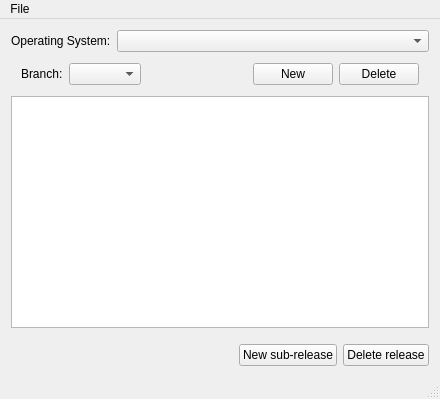
<?xml version="1.0" encoding="UTF-8"?>
<ui version="4.0">
 <class>MainWindow</class>
 <widget class="QMainWindow" name="MainWindow">
  <property name="geometry">
   <rect>
    <x>0</x>
    <y>0</y>
    <width>440</width>
    <height>399</height>
   </rect>
  </property>
  <property name="windowTitle">
   <string>Arduino Update Manager</string>
  </property>
  <widget class="QWidget" name="centralWidget">
   <layout class="QHBoxLayout" name="horizontalLayout_2">
    <item>
     <layout class="QVBoxLayout" name="mainLayout">
      <item>
       <layout class="QHBoxLayout" name="horizontalLayout_5">
        <property name="topMargin">
         <number>0</number>
        </property>
        <item>
         <widget class="QLabel" name="label_2">
          <property name="sizePolicy">
           <sizepolicy hsizetype="Minimum" vsizetype="Preferred">
            <horstretch>0</horstretch>
            <verstretch>0</verstretch>
           </sizepolicy>
          </property>
          <property name="text">
           <string>Operating System:</string>
          </property>
         </widget>
        </item>
        <item>
         <widget class="QComboBox" name="osComboBox">
          <property name="sizePolicy">
           <sizepolicy hsizetype="Expanding" vsizetype="Fixed">
            <horstretch>0</horstretch>
            <verstretch>0</verstretch>
           </sizepolicy>
          </property>
         </widget>
        </item>
       </layout>
      </item>
      <item>
       <layout class="QHBoxLayout" name="horizontalLayout">
        <property name="leftMargin">
         <number>10</number>
        </property>
        <property name="topMargin">
         <number>5</number>
        </property>
        <property name="rightMargin">
         <number>10</number>
        </property>
        <property name="bottomMargin">
         <number>5</number>
        </property>
        <item>
         <widget class="QLabel" name="label">
          <property name="sizePolicy">
           <sizepolicy hsizetype="Minimum" vsizetype="Preferred">
            <horstretch>0</horstretch>
            <verstretch>0</verstretch>
           </sizepolicy>
          </property>
          <property name="text">
           <string>Branch:</string>
          </property>
         </widget>
        </item>
        <item>
         <widget class="QComboBox" name="productComboBox"/>
        </item>
        <item>
         <layout class="QHBoxLayout" name="horizontalLayout_3">
          <property name="topMargin">
           <number>0</number>
          </property>
          <item>
           <spacer name="horizontalSpacer">
            <property name="orientation">
             <enum>Qt::Horizontal</enum>
            </property>
            <property name="sizeHint" stdset="0">
             <size>
              <width>40</width>
              <height>20</height>
             </size>
            </property>
           </spacer>
          </item>
          <item>
           <widget class="QPushButton" name="newProduct">
            <property name="text">
             <string>New</string>
            </property>
           </widget>
          </item>
          <item>
           <widget class="QPushButton" name="pushButton_2">
            <property name="text">
             <string>Delete</string>
            </property>
           </widget>
          </item>
         </layout>
        </item>
       </layout>
      </item>
      <item>
       <widget class="QTreeView" name="treeView"/>
      </item>
      <item>
       <layout class="QHBoxLayout" name="horizontalLayout_4">
        <property name="topMargin">
         <number>10</number>
        </property>
        <item>
         <spacer name="horizontalSpacer_2">
          <property name="orientation">
           <enum>Qt::Horizontal</enum>
          </property>
          <property name="sizeHint" stdset="0">
           <size>
            <width>40</width>
            <height>20</height>
           </size>
          </property>
         </spacer>
        </item>
        <item>
         <widget class="QPushButton" name="newReleaseButton">
          <property name="text">
           <string>New sub-release</string>
          </property>
         </widget>
        </item>
        <item>
         <widget class="QPushButton" name="deleteReleaseButton">
          <property name="text">
           <string>Delete release</string>
          </property>
         </widget>
        </item>
       </layout>
      </item>
     </layout>
    </item>
   </layout>
  </widget>
  <widget class="QMenuBar" name="menuBar">
   <property name="geometry">
    <rect>
     <x>0</x>
     <y>0</y>
     <width>440</width>
     <height>24</height>
    </rect>
   </property>
   <widget class="QMenu" name="menuFile">
    <property name="title">
     <string>File</string>
    </property>
    <addaction name="actionOpen"/>
    <addaction name="actionNew_2"/>
    <addaction name="actionSave_2"/>
    <addaction name="actionSave_as"/>
    <addaction name="actionClose"/>
    <addaction name="separator"/>
    <addaction name="actionExit"/>
   </widget>
   <addaction name="menuFile"/>
  </widget>
  <widget class="QStatusBar" name="statusBar"/>
  <action name="actionOpen">
   <property name="text">
    <string>Open...</string>
   </property>
   <property name="shortcut">
    <string>Ctrl+O</string>
   </property>
  </action>
  <action name="actionExit">
   <property name="text">
    <string>Exit</string>
   </property>
   <property name="shortcut">
    <string>Alt+X</string>
   </property>
  </action>
  <action name="actionClose">
   <property name="text">
    <string>Close</string>
   </property>
  </action>
  <action name="actionSave">
   <property name="text">
    <string>Save</string>
   </property>
  </action>
  <action name="actionSave_2">
   <property name="text">
    <string>Save</string>
   </property>
  </action>
  <action name="actionSave_as">
   <property name="text">
    <string>Save as....</string>
   </property>
  </action>
  <action name="actionNew_2">
   <property name="text">
    <string>New</string>
   </property>
  </action>
 </widget>
 <layoutdefault spacing="6" margin="11"/>
 <resources/>
 <connections>
  <connection>
   <sender>actionOpen</sender>
   <signal>activated()</signal>
   <receiver>MainWindow</receiver>
   <slot>onOpen()</slot>
   <hints>
    <hint type="sourcelabel">
     <x>-1</x>
     <y>-1</y>
    </hint>
    <hint type="destinationlabel">
     <x>199</x>
     <y>149</y>
    </hint>
   </hints>
  </connection>
  <connection>
   <sender>actionExit</sender>
   <signal>activated()</signal>
   <receiver>MainWindow</receiver>
   <slot>onExit()</slot>
   <hints>
    <hint type="sourcelabel">
     <x>-1</x>
     <y>-1</y>
    </hint>
    <hint type="destinationlabel">
     <x>199</x>
     <y>149</y>
    </hint>
   </hints>
  </connection>
  <connection>
   <sender>newReleaseButton</sender>
   <signal>clicked()</signal>
   <receiver>MainWindow</receiver>
   <slot>onNewRelease()</slot>
   <hints>
    <hint type="sourcelabel">
     <x>271</x>
     <y>352</y>
    </hint>
    <hint type="destinationlabel">
     <x>219</x>
     <y>199</y>
    </hint>
   </hints>
  </connection>
  <connection>
   <sender>treeView</sender>
   <signal>clicked(QModelIndex)</signal>
   <receiver>MainWindow</receiver>
   <slot>onTreeItemClicked(QModelIndex)</slot>
   <hints>
    <hint type="sourcelabel">
     <x>219</x>
     <y>200</y>
    </hint>
    <hint type="destinationlabel">
     <x>219</x>
     <y>199</y>
    </hint>
   </hints>
  </connection>
  <connection>
   <sender>osComboBox</sender>
   <signal>currentIndexChanged(QString)</signal>
   <receiver>MainWindow</receiver>
   <slot>onOSChanged(QString)</slot>
   <hints>
    <hint type="sourcelabel">
     <x>280</x>
     <y>47</y>
    </hint>
    <hint type="destinationlabel">
     <x>219</x>
     <y>199</y>
    </hint>
   </hints>
  </connection>
 </connections>
 <slots>
  <slot>onOpen()</slot>
  <slot>onExit()</slot>
  <slot>onNewRelease()</slot>
  <slot>onTreeItemClicked(QModelIndex)</slot>
  <slot>onOSChanged(QString)</slot>
 </slots>
</ui>
